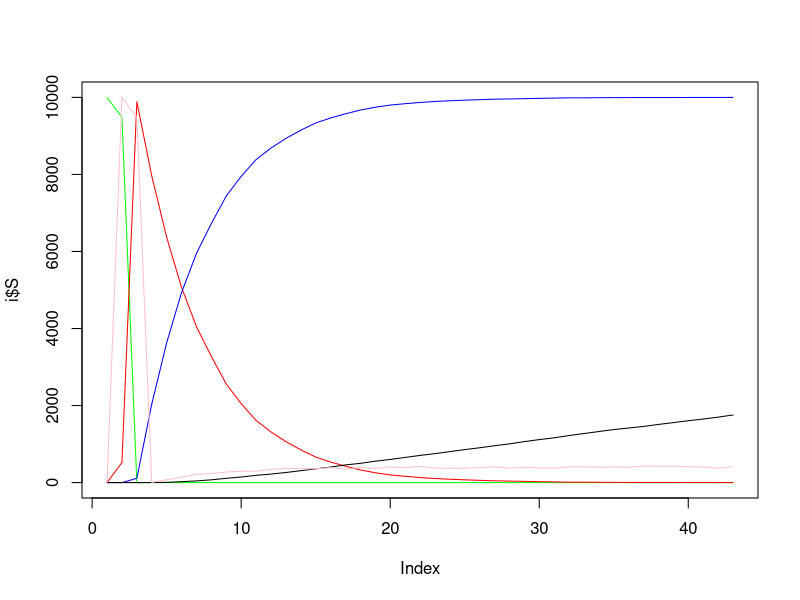
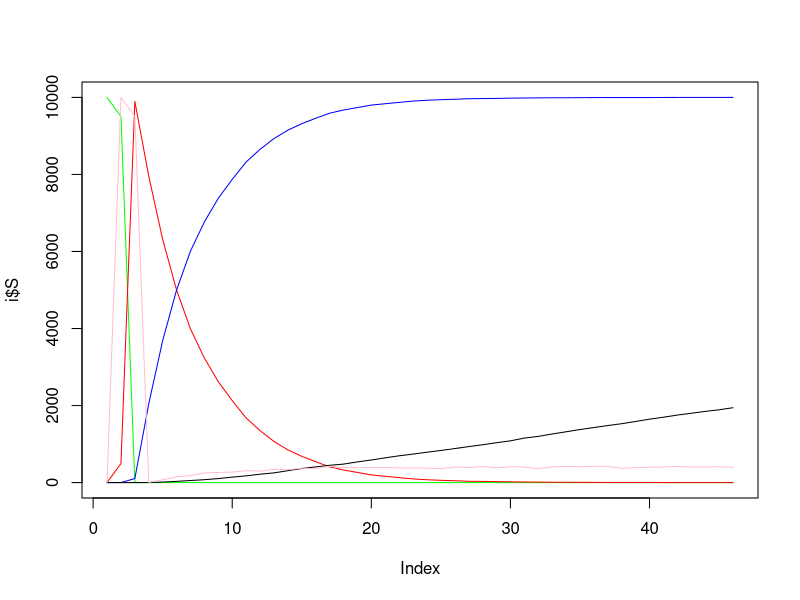
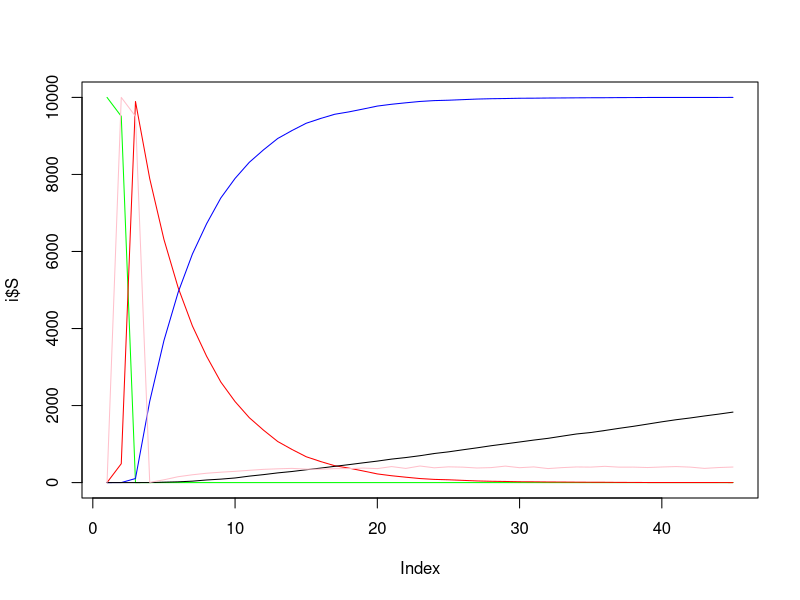
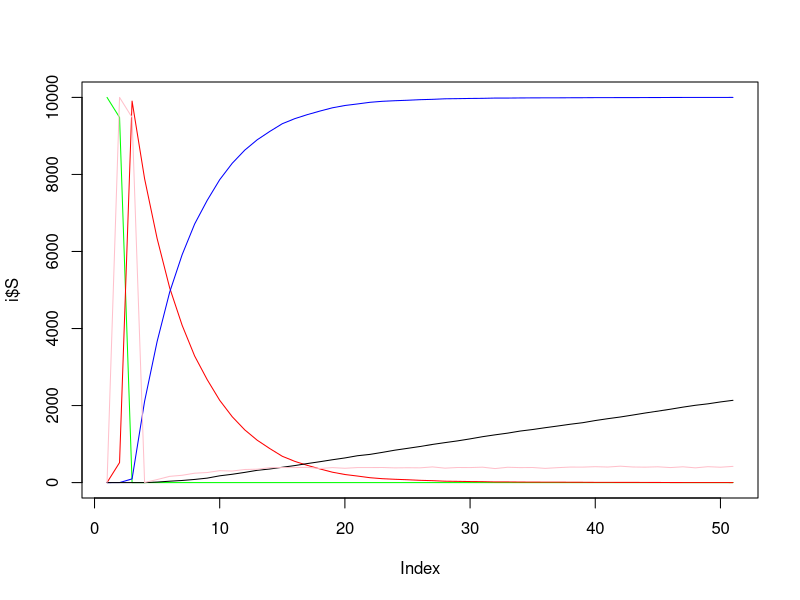
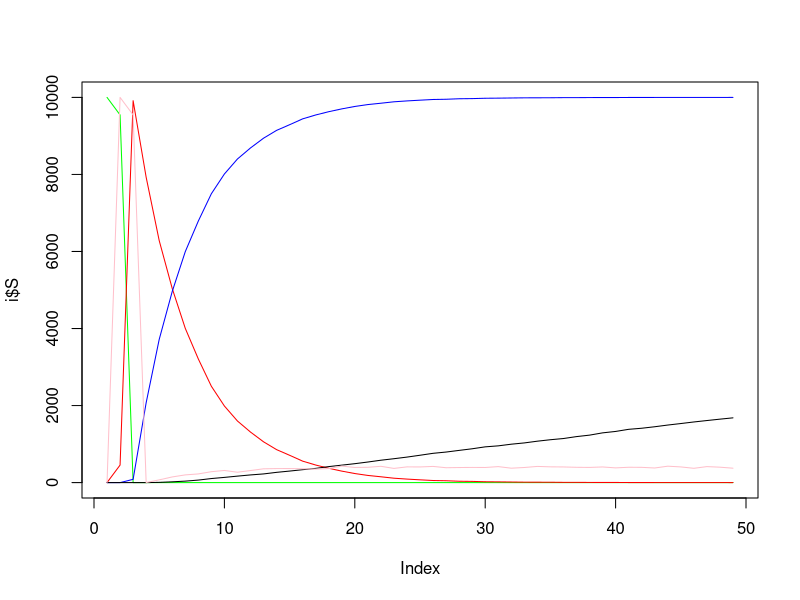
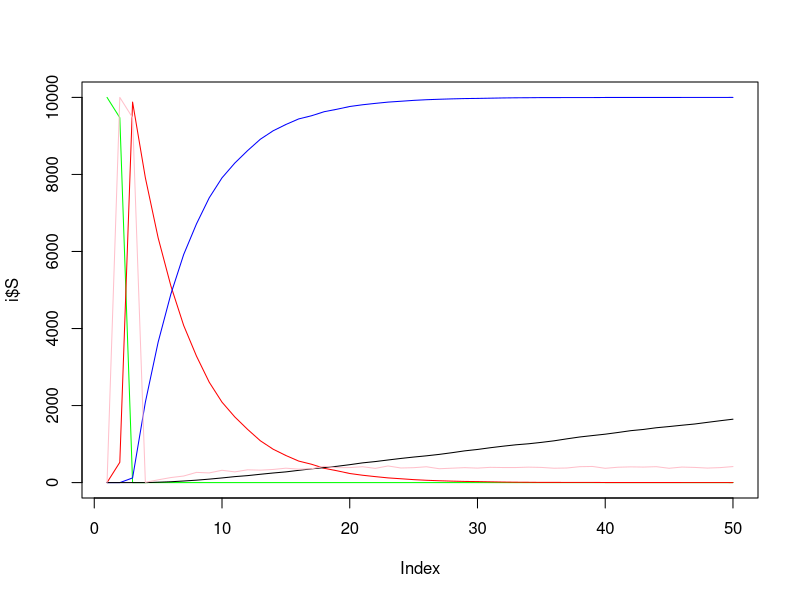
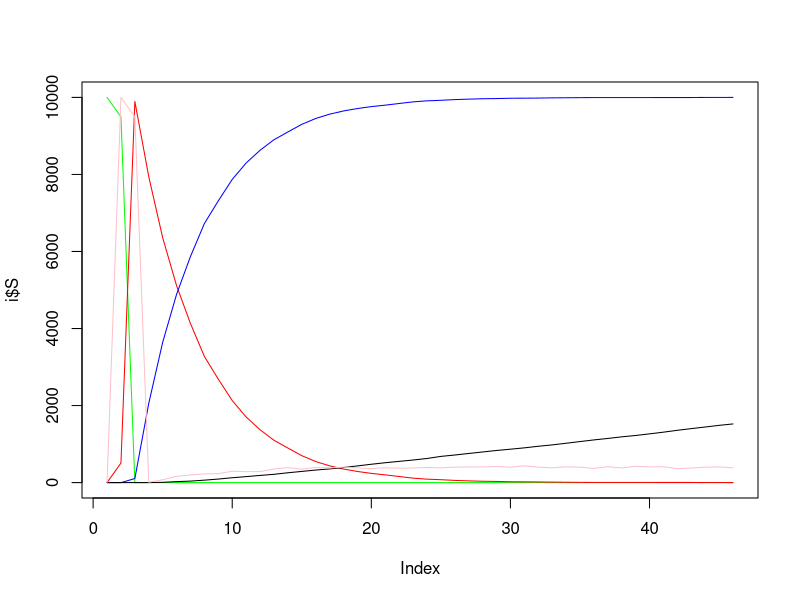
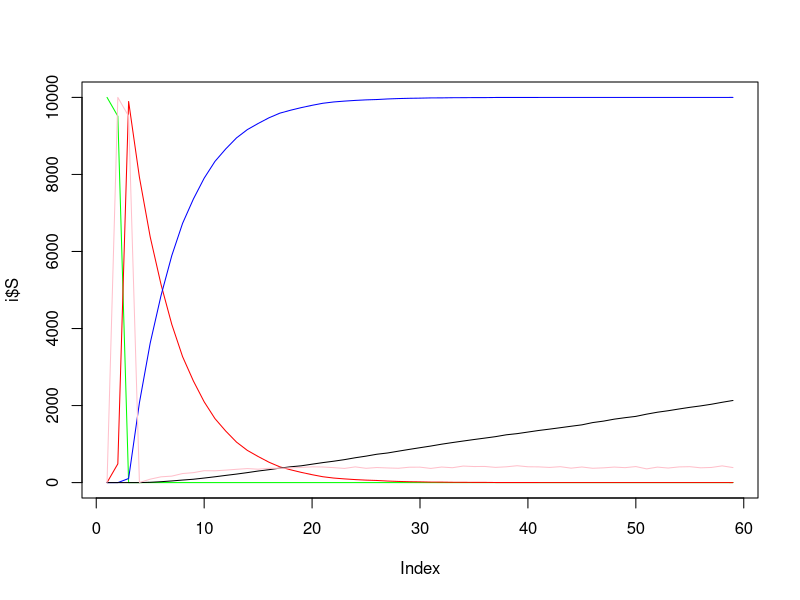

The R source for these figures, in order: (Note: this script raises an error after producing the figures.)
# pop size
N1 <- 10000

# Prob S to I
alpha1 <- 0.0005

# Prob I to R #infects quickly
beta1 <- 0.07

# Prob R to D # is deadly
d1 <- 0.09

# Prob R to S # can be quickly susceptible again
rs1 <- 0.4

# probabilities as function of age group - going from 0-12, 12-25, 25-60, 60+
# # pop size
N <- 10000
# 
# # Prob S to I
alpha <- c(0.05,0.08,0.2,0.5)
# 
# # Prob I to R 
beta <- c(0.2,0.3,0.07,0.03)
# 
# # Prob R to D
d <- c(0.005,0.004,0.02,0.08)
# 
# # Prob R to S 
rs <- c(0.04,0.04,0.04,0.04)

SIRDS <- function(alpha,beta,d,rs,N) {
   
   suscept <- list() # list with SIRDS
   suscept$S[1] <- N
   suscept$I[1] <- 1
   suscept$R[1] <- 0
   suscept$D[1] <- 0
   suscept$RS[1] <- 0
   
   t_1 <- 1
   
   while (suscept$R[t_1] < N) {
     #while (TRUE) { # only when running a function i.e. while true runs until return a value i.e. in a function
     suscept$S[t_1 + 1] <- rbinom(1, suscept$S[t_1], (1 - alpha)^(suscept$I[t_1]))
     suscept$R[t_1 + 1] <- suscept$R[t_1] + rbinom(1, suscept$I[t_1], beta)
     suscept$I[t_1 + 1] <- N - suscept$S[t_1 + 1] - suscept$R[t_1 + 1]
     suscept$D[t_1 + 1] <- suscept$D[t_1] + rbinom(1, suscept$R[t_1], d)
     suscept$RS[t_1 + 1] <- suscept$S[t_1] + rbinom(1, suscept$R[t_1], rs)
     t_1 <- t_1 + 1
     
     # # part where I am trying to restore/add all the recovered (R) to susceptible pop (S)
     # if (suscept$S == 0) {
     #   while (TRUE) {
     #     suscept$S[t_1] <- suscept$R[t_1]
     #     suscept$R[t_1] <- 0
   }
   return(list(sirds = suscept, t_ = length(suscept$S)))
 }
 
 
storeans <- c()
for (i in alpha) {
  for (j in beta) {
    for (m in d) {
      for (a in rs) {
        ans <- SIRDS(i,j,m,a,N)
        storeans <- c(ans,storeans)
      }
    }
  }
}
oddnum <- seq(1,512,2)
sirdss <- c()
for (i in oddnum) {
  sirdsstore <- storeans[i]
  sirdss <- c(sirdsstore,sirdss)

}

for (i in sirdss) {
  plot(i$S,type = "l",col = "green")
  points(i$I,type = "l", col = "red")
  points(i$R,type = "l", col = "blue")
  points(i$D,type = "l", col = "black")
  points(i$RS,type = "l", col = "pink")
}


sirdsfxn <- SIRDS(alpha1,beta1,d1,rs1,N1)

plot(sirdsfxn$sirds$S,type = "l",col = "green")
points(sirdsfxn$sirds$I,type = "l", col = "red")
points(sirdsfxn$sirds$R,type = "l", col = "blue")
points(sirdsfxn$sirds$D,type = "l", col = "black")
points(sirdsfxn$sirds$RS,type = "l", col = "pink")





# for (i in suscept$R) {
#   print(i)
#   suscept$D[i] <- rbinom(1, suscept$R[i + 1], d)
# }



if (suscept$R[t_1] == (N + 1)) {
  suscept$S[(length(suscept$S))] <- suscept$R[(length(suscept$R))]
  suscept$R[(length(suscept$R))] <- 0
}
# t_1 <- t+1
suscept$I[(length(suscept$I))] <- 1

while (suscept$R[(length(suscept$R))] < (N + 1)) {
  suscept$S[t_1 + 1] <- rbinom(1, suscept$S[t_1], (1 - alpha) ^ (suscept$I[t_1]))
  
  suscept$R[t_1 + 1] <- suscept$R[t_1] + rbinom(1, suscept$I[t_1], beta)
  
  suscept$I[t_1 + 1] <- N + 1 - suscept$S[t_1 + 1] - suscept$R[t_1 + 1]
  
  t_1 <- t_1 + 1
}

# suscept$S[(length(suscept$S))] <- suscept$R[(length(suscept$R))]
suscept
t
